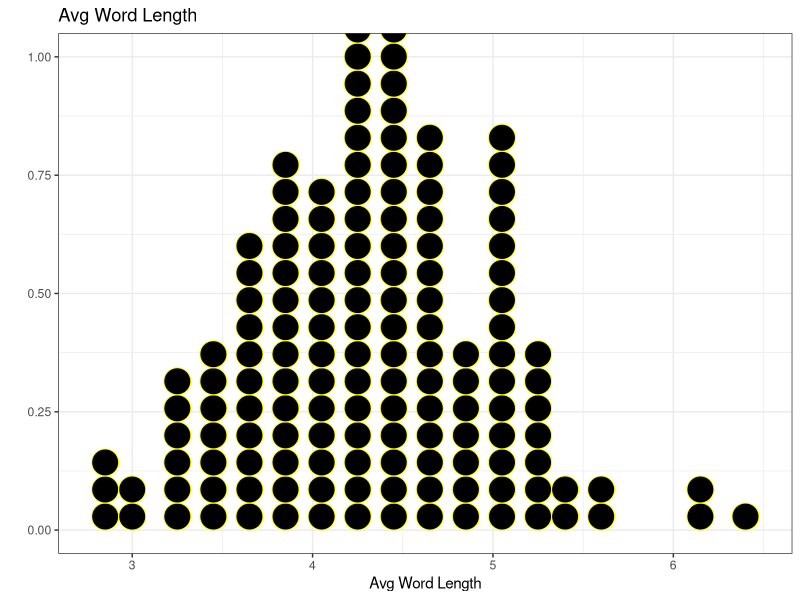
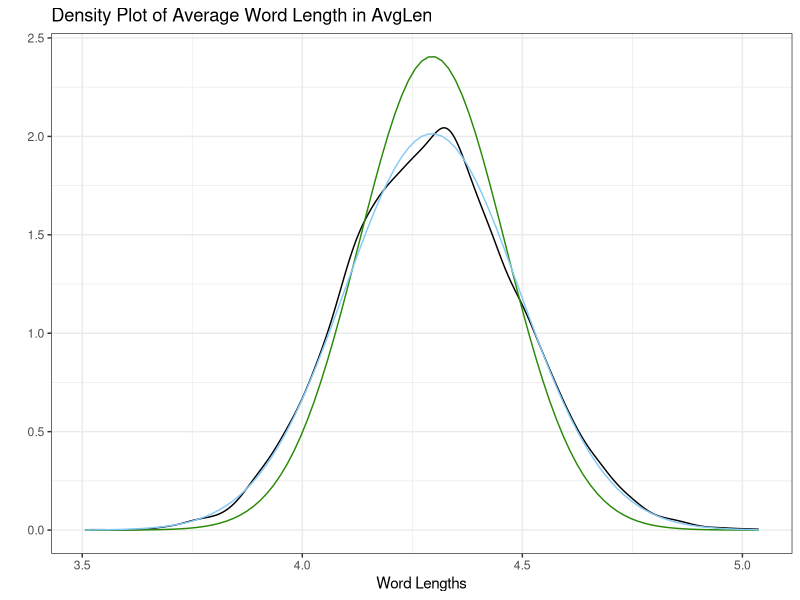

Source code (R) for these figures, in order:
## ---- chunk 1
library(knitr)
library(stringi)
knitr::opts_chunk$set(comment = NA, fig.show = 'as.is', fig.height = 4, fig.width = 4, prompt = TRUE, highlight = TRUE, tidy = FALSE, warning = FALSE, message = FALSE, tidy.opts=list(blank = TRUE, width.cutoff= 75, cache = TRUE))
GA <- read.csv("GA.csv", colClasses = "character")
## ---- chunk 2
a <- read.csv('GA.csv', colClasses = "character")
a$words <- tolower(c(a$words))
for (i in 1:6 ) {
  print(a$words[i])
}

## ---- chunk 3
set.seed(649)
n = 10
SAMPLE10 <- sample(a$words, size=n, replace = FALSE)
SAMPLE10
## ---- chunk 4
STR_L <- stri_length(SAMPLE10)
STR_L
## ---- chunk 5
STR_E <- stri_count_fixed(SAMPLE10, 'e')>=1
STR_E <- sum(STR_E)
STR_E
## ---- chunk 6
AVG_W_L <- mean(STR_L)
AVG_W_L
## ---- chunk 7
P_Mean <- mean(stringi::stri_length(GA$words))
P_Mean
## ---- chunk 8
set.seed(55)

m = 150
n = 10

A = matrix(NA, ncol = n, nrow = m)

for (i in 1:m) {
  SAMPLE_M <- sample(a$words, size=10, replace = FALSE)
  A[i,] = stri_length(SAMPLE_M)
}
DF <- data.frame(AVG_LEN = apply(A, 1, mean))
head(DF)

library(ggplot2)
ggplot(data = DF, aes(x = AVG_LEN)) + 
  geom_dotplot(binwidth = .15, color = "yellow") + 
  labs(title = "Avg Word Length", x = "Avg Word Length", y = " ") + theme_bw()

## ---- chunk 9
summary(DF$AVG_LEN)
Five_SUM <- fivenum(DF$AVG_LEN)
S_MED <-median(DF$AVG_LEN, na.rm = TRUE)
S_MED
IQRspread <-IQR(DF$AVG_LEN, na.rm = TRUE)
IQRspread
## ---- chunk 10

population_mean <- mean(DF$AVG_LEN)
population_mean
count = 0
for (i in 1:(m)) {
  if(DF$AVG_LEN[i] > population_mean)
  {
    count = count + 1
  }
}
count 
prop <- count/m
prop 
## ---- chunk 11
set.seed(34)

m = 10000
n = 81
k = 8

A = matrix(NA, ncol = n, nrow = m)

for (i in 1:m) {
  SAMPLE_M <- sample(a$words, size=n, replace = FALSE)
  A[i,] = stri_length(SAMPLE_M)
}

DF <- data.frame(AvgLen = apply(A, 1, mean))
head(DF)

for (j in 1:k) {
  print(DF$AvgLen[j])
}

## ---- chunk 12
N<-length(a$words)
n<-81
EW<-mean(stringi::stri_length(a$words))     #population mean
EW
T_WL <-table(stri_length(a$words))
T_WL
T_Vectors <-as.numeric(names(T_WL)) 
T_Prop <-T_WL/N                             # Theoretical Probability
FPC<-(N-n)/(N-1)                            # Finite correction
SWA<-sqrt(sum((T_Vectors-EW)^2*T_Prop)*FPC) # SD with correction
SW<-sqrt(sum((T_Vectors-EW)^2*T_Prop))      # SD without correction
SWA
SW

EW2<-mean(DF$AvgLen)
EW2
T_WL2<-table(DF$AvgLen) 
T_Vectors2<-as.numeric(names(T_WL2)) 
PT2<-T_WL2/length(DF$AvgLen)                # Theoretical Probability
PT2
FPC<-(N-n)/(N-1)                            # Finite correction
SWA2<-sqrt(sum((T_Vectors2-EW2)^2*PT2)*FPC) # SD with correction
SW2<-sqrt(sum((T_Vectors2-EW2)^2*PT2))      # SD without correction
SW2
## ---- chunk 13
library(ggplot2)
DFA <- data.frame(AvgLen = DF$AvgLen)
## Using ggplot  
ggplot(DFA,aes(x=AvgLen)) +
   geom_density(binwidth=.15) +
   labs(x = "Word Lengths",y = "",
        title = "Density Plot of Average Word Length in AvgLen") +
   theme_bw() +
   stat_function(fun = dnorm, args = list(PT2,mean = EW2, sd = SWA2), colour = "#298A08") +
   stat_function(fun = dnorm, args = list(PT2,mean = EW2, sd = SW2), colour = "#85CAF5") 
## ---- chunk 14
set.seed(145)
n = 5 
SAMPLE <- sample(a$words, size=5, replace = FALSE)
SAMPLE
STR_E2 <- sum(stri_count_fixed(SAMPLE, 'e')>=1)
STR_E2
prop <- STR_E2/n
prop

## ---- chunk 15
N<-length(GA$words)
prop
Wlsi <-prop-1.96*sqrt(prop*(1-prop)/5)
Wrsi <-prop+1.96*sqrt(prop*(1-prop)/5)
Wlsi
Wrsi

prop2 <- (STR_E2+2)/(n+4)
Alsi  <- prop2-1.96*sqrt(prop2*(1-prop2)/(n+4))
Arsi  <- prop2+1.96*sqrt(prop2*(1-prop2)/(n+4))
Alsi
Arsi

Pi <- sum(stri_count_fixed(a$words,"e")>=1)/N
Pi
## ---- chunk 16
set.seed(3)
SAMPLE <- sample(a$words, size=5, replace = FALSE)
SAMPLE
STR_E3 <- sum(stri_count_fixed(SAMPLE, 'e')>=1)
STR_E3
prop3 <- STR_E3/n
prop3
## ---- chunk 17
N<-length(GA$words)
Wlsi2 <-prop3-1.96*sqrt(prop3*(1-prop3)/5)
Wrsi2 <-prop3+1.96*sqrt(prop3*(1-prop3)/5)
Wlsi2
Wrsi2

prop4 <- (STR_E3+2)/(n+4)
Alsi2  <- prop4-1.96*sqrt(prop4*(1-prop4)/(n+4))
Arsi2  <- prop4+1.96*sqrt(prop4*(1-prop4)/(n+4))
Alsi2
Arsi2

Pi <- sum(stri_count_fixed(a$words,"e")>=1)/N
Pi
## ---- chunk 18
s <- dbinom(16:100,100,0.2)
type2 <- sum(s)
power <- 1-type2
power
